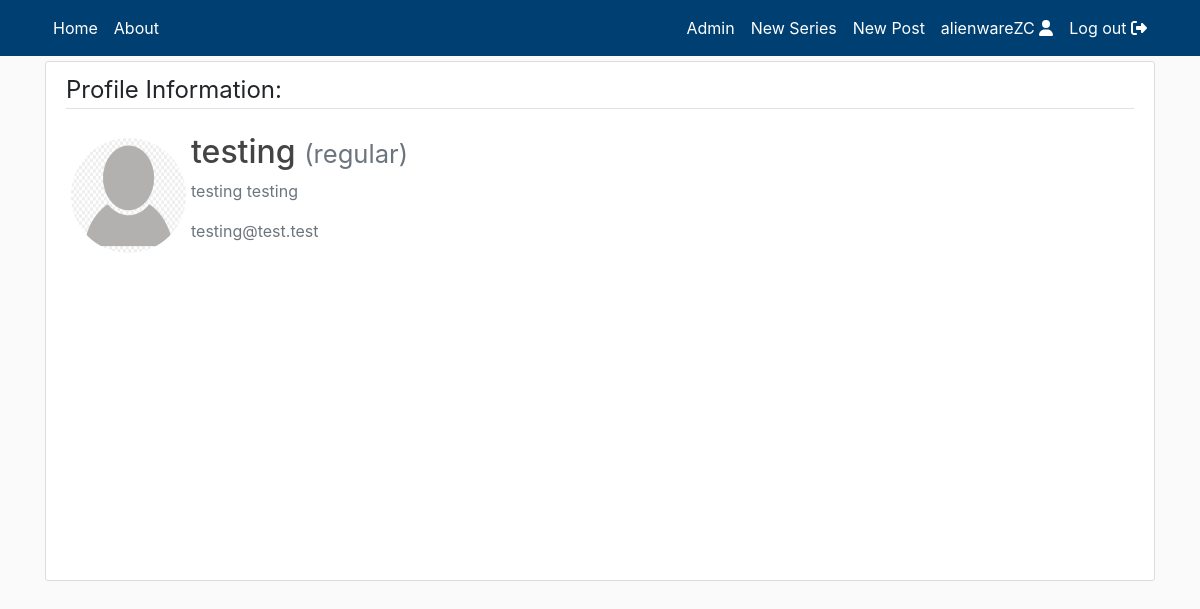
/profile/testing (signed in), run on the app's committed database.
### users/models.py (models this page shows, shortened)
class CustomUser(AbstractUser):
    def image_upload_to(self, instance=None):
        if instance:
            return os.path.join('Users', self.username, instance)
        return None
    STATUS = (('regular', 'regular'), ('subscriber', 'subscriber'),
              ('moderator', 'moderator'))
    email = models.EmailField(unique=True)
    status = models.CharField(max_length=100, choices=STATUS, default='regular')
    description = models.TextField('Description',
                                   max_length=600,
                                   default='',
                                   blank=True)
    image = models.ImageField(default='default/user.jpg',
                              upload_to=image_upload_to)

### users/views.py (the view, shortened to what this page needs)
# urls.py: path("profile/<username>", views.profile, name="profile"),
def profile(request, username):
    user = get_user_model().objects.filter(username=username).first()
    if user:
        form = UserUpdateForm(instance=user)
        form.fields['description'].widget.attrs = {'rows': 1}
        return render(request, 'users/profile.html', context={'form': form})
    return redirect("homepage")

### users/templates/users/profile.html (shortened to what this page needs)
{% extends "main/header.html" %} {% load crispy_forms_tags %}
{% block content %}
<div
	class="content-section col-lg-12 col-md-12 col-sm-12 tutorial-style"
	style="min-height: 65vh"
>
	<legend class="border-bottom mb-4">Profile Information:</legend>
	<form method="POST" enctype="multipart/form-data">
		<div class="media">
			{% if user.username == form.instance.username %}
			<input id="id_image" type="file" name="image" hidden />
			<label for="id_image">
				<img
					class="rounded-circle account-img profile-image"
					style="cursor: pointer"
					src="{{ form.instance.image.url }}"
					title="Upload new image"
				/>
			</label>
			{% else %}
			<img
				class="rounded-circle account-img profile-image"
				,
				src="{{ form.instance.image.url }}"
			/>
			{% endif %}
			<div class="media-body">
				<h2 class="account-heading">
					{{ form.instance.username }}
					<small class="text-muted">({{ form.instance.status }})</small>
				</h2>
				<p class="text-secondary">
					{{ form.instance.first_name }} {{ form.instance.last_name }}
				</p>
				<p class="text-secondary">{{ form.instance.email }}</p>
			</div>
		</div>
	</form>
</div>
{% endblock content %}

### main/templates/main/includes/navbar.html (shortened to what this page needs)
<header class="site-header" style="margin-bottom: 5px">
	<nav class="navbar navbar-expand-md navbar-color">
		<div class="container">
			<div class="navbar-nav">
				<a class="nav-item nav-link" href="/">Home</a>
			</div>
			<div class="collapse navbar-collapse" id="navbarToggle">
				<div class="navbar-nav mr-auto">
					<a class="nav-item nav-link" href="/">About</a>
				</div>
				<div class="navbar-nav">
					{% if user.is_authenticated %}
					{% if user.is_superuser %}
					<a class="nav-item nav-link" href="admin/">Admin</a>
					<a class="nav-item nav-link" href="{% url 'series-create' %}"
						>New Series</a
					>
					<a class="nav-item nav-link" href="{% url 'post-create' %}"
						>New Post</a
					>
					{% endif %}
					<a class="nav-item nav-link" href="{% url 'profile' user.username %}">
						{{user.username}} <i class="fas fa-user"></i>
					</a>
					<a class="nav-item nav-link" href="{% url 'logout' %}">
						Log out <i class="fas fa-sign-out-alt"></i>
					</a>
					{% endif %}
				</div>
			</div>
		</div>
	</nav>
</header>

### main/static/main/main.css (style rules this page uses)
:root { --footercolor: #003F72; --navbarcolor: #003F72; --btncolor: #003F72; --socialcolor: #003F72; --brightText: #ffffff; }
.navbar-color { background-color: var(--navbarcolor); }
body { background: #fafafa; }
h1, h2, h3, h4, h5, h6 { color: #444444; }
.site-header .navbar-nav .nav-link { color: var(--brightText); }
.content-section { background: #ffffff; padding: 10px 20px; border: 1px solid #dddddd; border-radius: 3px; margin-bottom: 20px; }
.profile-image { width: 125px; height: 125px; padding: 5px; }

### data on the page
CustomUser: username "alienwareZC"
CustomUser: instance.image (placeholder picture), instance.username "testing", instance.status "regular", instance.first_name "testing", instance.last_name "testing", instance.email "testing@test.test"
